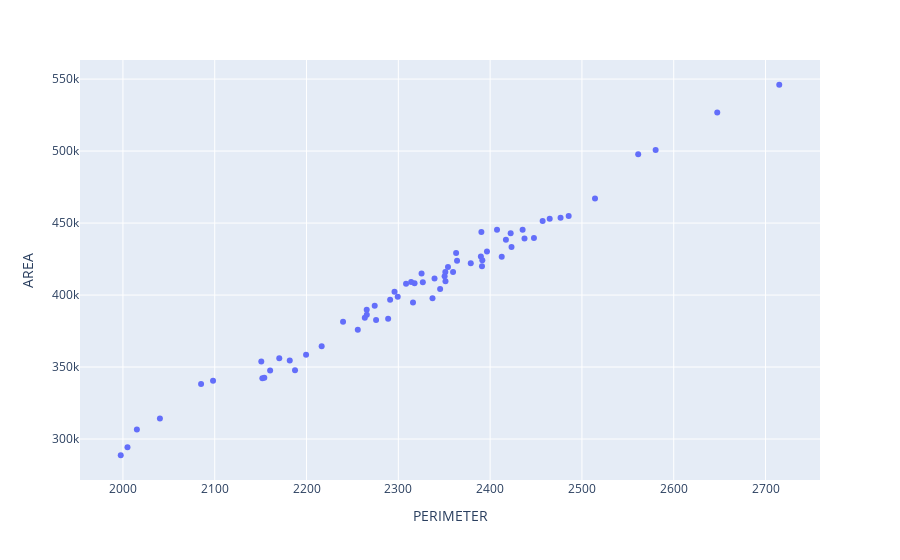

Notebook source saved alongside this figure:
### Code cell
fig = px.scatter(Berhi_data, x="PERIMETER", y="AREA")
fig.show()
